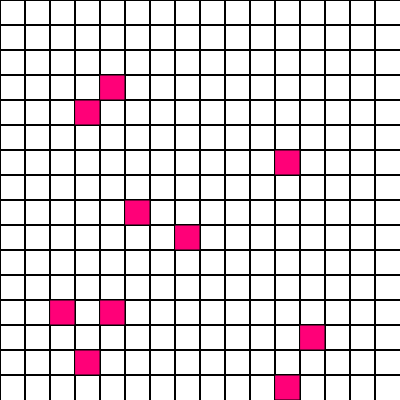
Frame 1 (no input)
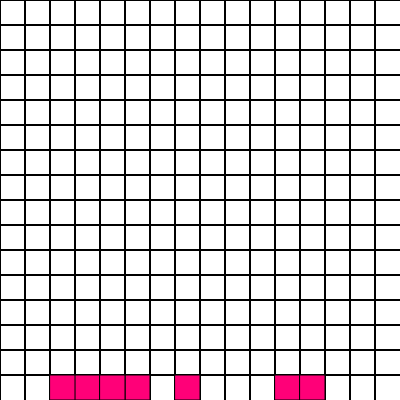
Frame 60 (no input)
Frame 120 (the mouse pressed at the canvas centre since frame 60): identical to frame 60, image omitted

The p5.js sketch that drew these frames (run headless with seeded random() and noise() and a simulated clock; from frame 60 on, the mouse is pressed at the canvas centre):

// p5.js sketch
// ── sketch.js
class Square {
  constructor(i) {
    //console.log(i)
    this.x = i[0]
    this.y = i[1]
    this.yspeed = 0.25
  }
  
  show() {
    fill(255,0,120)
    rect(this.x, this.y, size,size)
  }
  
  fall() {
    this.y = this.y + this.yspeed  * size
    if(this.y > height- size){
      
      this.y = indexes[indexes.length -1][1]
      this.yspeed = 0
    }
  }
  checkBlock(){
    
  }
  
  
  
}

let squares = []
let indexes = []
let size =25

function setup() {
  createCanvas(400, 400);
  
  for (let x =0; x<width; x += size){
    for (let y=0; y <height; y += size){
      indexes.push([x,y])
      stroke(0)
      strokeWeight(1)
      line(x,0,x,height)
      
      line(0,y,width, y)
    }
  }
  
  for(let i=0; i < 10; ++i){
    squares.push(new Square(random(indexes)))
  }
  
  //console.log(random(indexes))
  
}

function draw() {
   background(255)
  
   for (let i =0; i<indexes.length; i += 1){
      stroke(0)
      strokeWeight(1)
      let s = indexes[i][0] + " " + indexes[i][1]
      // fill(50,100)
      // textSize(8)
      // text(s,indexes[i][0] ,indexes[i][1])
      // // console.log(indexes[i])
      line(indexes[i][0],0,indexes[i][0],height)
      line(0,indexes[i][1],width, indexes[i][1])
    
  }
  
  for (let i =0; i <squares.length; ++i){
    squares[i].show()
    squares[i].fall()
  }
  
}
